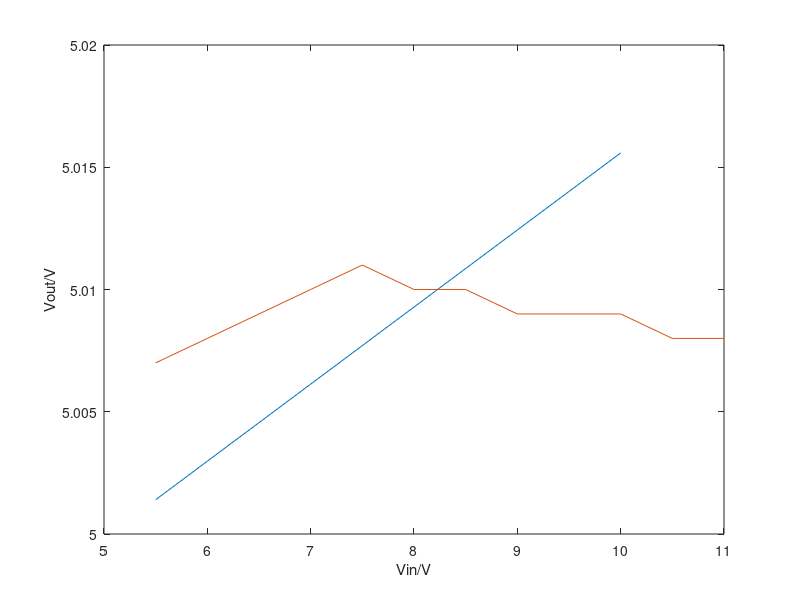

Write the MATLAB code that produced this figure. (Note: this script raises an error after producing the figure.)
close all
clc

%workspace.mat laden

%11.3.1 Simulation der Ausgangspannung zur Eingangsspannung
Vin= [5.500000e+000,6.000000e+000,6.500000e+000,7.000000e+000,7.500000e+000,8.000000e+000,8.500000e+000,9.000000e+000,9.500000e+000,1.000000e+001];
Vout= [ 5.001402e+000,5.002978e+000,5.004554e+000,5.006130e+000,5.007706e+000,5.009282e+000,5.010858e+000,5.012434e+000,5.014010e+000,5.015586e+000]
figure(1)

plot(Vin,Vout)
xlabel('Vin/V')
ylabel('Vout/V')
hold on
%11.3.1 Messung der Ausgangspannung zur Eingangsspannung
Vin1=[5.5,6,6.5,7,7.5,8,8.5,9,9.5,10,10.5,11];
Vout1=[5.007,5.008,5.009,5.01,5.011,5.01,5.01,5.009,5.009,5.009,5.008,5.008];

plot(Vin1,Vout1)
xlabel('Vin/V')
ylabel('Vout/V')

%11.3.2 Simulation der Ausgangspannung zum Laststrom
figure(2)

plot(IOut,Voutput)
xlabel('Iout/A')
ylabel('Vout/V')
hold on 

%11.3.3 Messung der Ausgangspannung zum Laststrom
Iout1=[0.241,0.161,0.122,0.097,0.081,0.07,0.061,0.056,0.047,0.043,0.04,0.037,0.034,0.032,0.03,0.028,0.026,0.025,0.024,0.023,0.021,0.021,0.019,0.017,0.016,0.015,0.014,0.013,0.012,0.009,0.008,0.007,0.005,0.003,0.001];
Vout2=[4.857,4.901,4.923,4.938,4.948,4.955,4.961,4.966,4.969,4.971,4.974,4.976,4.978,4.979,4.981,4.982,4.983,4.983,4.985,4.985,4.986,4.987,4.988,4.99,4.991,4.991,4.992,4.993,4.994,4.996,4.998,4.999,5,5.003,5.006];

plot(Iout1,Vout2)
xlabel('Iout/A')
ylabel('Vout/V')


